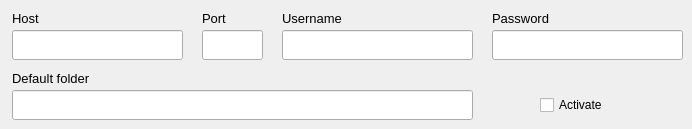
      <widget class="QWidget" name="tab_ftp">
       <attribute name="title">
        <string>FTP</string>
       </attribute>
       <widget class="QLabel" name="label_39">
        <property name="geometry">
         <rect>
          <x>12</x>
          <y>10</y>
          <width>141</width>
          <height>16</height>
         </rect>
        </property>
        <property name="font">
         <font>
          <pointsize>10</pointsize>
         </font>
        </property>
        <property name="text">
         <string>Host</string>
        </property>
       </widget>
       <widget class="QLabel" name="label_41">
        <property name="geometry">
         <rect>
          <x>492</x>
          <y>10</y>
          <width>191</width>
          <height>16</height>
         </rect>
        </property>
        <property name="font">
         <font>
          <pointsize>10</pointsize>
         </font>
        </property>
        <property name="text">
         <string>Password</string>
        </property>
       </widget>
       <widget class="QLineEdit" name="lineEdit_settings_ftp_host">
        <property name="geometry">
         <rect>
          <x>12</x>
          <y>30</y>
          <width>171</width>
          <height>30</height>
         </rect>
        </property>
       </widget>
       <widget class="QLabel" name="label_42">
        <property name="geometry">
         <rect>
          <x>12</x>
          <y>70</y>
          <width>241</width>
          <height>16</height>
         </rect>
        </property>
        <property name="font">
         <font>
          <pointsize>10</pointsize>
         </font>
        </property>
        <property name="text">
         <string>Default folder</string>
        </property>
       </widget>
       <widget class="QCheckBox" name="checkBox_settings_ftp_autoconnect">
        <property name="geometry">
         <rect>
          <x>540</x>
          <y>90</y>
          <width>131</width>
          <height>30</height>
         </rect>
        </property>
        <property name="text">
         <string>Activate</string>
        </property>
       </widget>
       <widget class="QLineEdit" name="lineEdit_settings_ftp_username">
        <property name="geometry">
         <rect>
          <x>282</x>
          <y>30</y>
          <width>191</width>
          <height>30</height>
         </rect>
        </property>
       </widget>
       <widget class="QLineEdit" name="lineEdit_settings_ftp_folder">
        <property name="geometry">
         <rect>
          <x>12</x>
          <y>90</y>
          <width>461</width>
          <height>30</height>
         </rect>
        </property>
       </widget>
       <widget class="QLabel" name="label_40">
        <property name="geometry">
         <rect>
          <x>282</x>
          <y>10</y>
          <width>191</width>
          <height>16</height>
         </rect>
        </property>
        <property name="font">
         <font>
          <pointsize>10</pointsize>
         </font>
        </property>
        <property name="text">
         <string>Username</string>
        </property>
       </widget>
       <widget class="QLineEdit" name="lineEdit_settings_ftp_port">
        <property name="geometry">
         <rect>
          <x>202</x>
          <y>30</y>
          <width>61</width>
          <height>30</height>
         </rect>
        </property>
       </widget>
       <widget class="QLabel" name="label_43">
        <property name="geometry">
         <rect>
          <x>202</x>
          <y>10</y>
          <width>41</width>
          <height>16</height>
         </rect>
        </property>
        <property name="font">
         <font>
          <pointsize>10</pointsize>
         </font>
        </property>
        <property name="text">
         <string>Port</string>
        </property>
       </widget>
       <widget class="QLineEdit" name="lineEdit_settings_ftp_password">
        <property name="geometry">
         <rect>
          <x>492</x>
          <y>30</y>
          <width>191</width>
          <height>30</height>
         </rect>
        </property>
       </widget>
      </widget>
